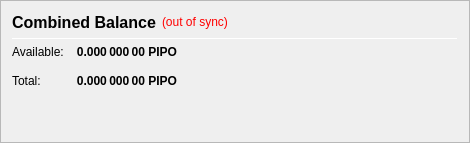
                   <widget class="QFrame" name="frame_CombinedBalances">
                    <property name="minimumSize">
                     <size>
                      <width>470</width>
                      <height>0</height>
                     </size>
                    </property>
                    <property name="frameShape">
                     <enum>QFrame::StyledPanel</enum>
                    </property>
                    <property name="frameShadow">
                     <enum>QFrame::Raised</enum>
                    </property>
                    <layout class="QVBoxLayout" name="verticalLayout_5">
                     <item>
                      <layout class="QHBoxLayout" name="horizontalLayout_5" stretch="0,0,0">
                       <item>
                        <widget class="QLabel" name="label_5z">
                         <property name="minimumSize">
                          <size>
                           <width>0</width>
                           <height>20</height>
                          </size>
                         </property>
                         <property name="font">
                          <font>
                           <pointsize>12</pointsize>
                           <weight>75</weight>
                           <bold>true</bold>
                          </font>
                         </property>
                         <property name="toolTip">
                          <string>Combined Balance (including unconfirmed and immature coins)</string>
                         </property>
                         <property name="text">
                          <string>Combined Balance</string>
                         </property>
                        </widget>
                       </item>
                       <item>
                        <widget class="QLabel" name="labelWalletStatus">
                         <property name="cursor">
                          <cursorShape>WhatsThisCursor</cursorShape>
                         </property>
                         <property name="toolTip">
                          <string>The displayed information may be out of date. Your wallet automatically synchronizes with the PIPOCOIN network after a connection is established, but this process has not completed yet.</string>
                         </property>
                         <property name="styleSheet">
                          <string notr="true">QLabel { color: red; }</string>
                         </property>
                         <property name="text">
                          <string notr="true">(out of sync)</string>
                         </property>
                         <property name="alignment">
                          <set>Qt::AlignLeading|Qt::AlignLeft|Qt::AlignVCenter</set>
                         </property>
                        </widget>
                       </item>
                       <item>
                        <spacer name="horizontalSpacer_1">
                         <property name="orientation">
                          <enum>Qt::Horizontal</enum>
                         </property>
                         <property name="sizeHint" stdset="0">
                          <size>
                           <width>40</width>
                           <height>20</height>
                          </size>
                         </property>
                        </spacer>
                       </item>
                      </layout>
                     </item>
                     <item>
                      <widget class="Line" name="line_CombinedBalance">
                       <property name="minimumSize">
                        <size>
                         <width>0</width>
                         <height>1</height>
                        </size>
                       </property>
                       <property name="maximumSize">
                        <size>
                         <width>16777215</width>
                         <height>1</height>
                        </size>
                       </property>
                       <property name="orientation">
                        <enum>Qt::Horizontal</enum>
                       </property>
                      </widget>
                     </item>
                     <item>
                      <layout class="QGridLayout" name="gridLayout_3">
                       <property name="spacing">
                        <number>12</number>
                       </property>
                       <item row="1" column="0">
                        <widget class="QLabel" name="labelBalanceTextz">
                         <property name="text">
                          <string>Available:</string>
                         </property>
                        </widget>
                       </item>
                       <item row="1" column="1">
                        <widget class="QLabel" name="labelBalancez">
                         <property name="font">
                          <font>
                           <weight>75</weight>
                           <bold>true</bold>
                          </font>
                         </property>
                         <property name="cursor">
                          <cursorShape>IBeamCursor</cursorShape>
                         </property>
                         <property name="toolTip">
                          <string>Your current spendable balance</string>
                         </property>
                         <property name="text">
                          <string notr="true">0.000 000 00 PIPO</string>
                         </property>
                         <property name="alignment">
                          <set>Qt::AlignRight|Qt::AlignTrailing|Qt::AlignVCenter</set>
                         </property>
                         <property name="textInteractionFlags">
                          <set>Qt::LinksAccessibleByMouse|Qt::TextSelectableByKeyboard|Qt::TextSelectableByMouse</set>
                         </property>
                        </widget>
                       </item>
                       <item row="2" column="0">
                        <widget class="QLabel" name="labelTotalTextz">
                         <property name="text">
                          <string>Total:</string>
                         </property>
                        </widget>
                       </item>
                       <item row="2" column="1">
                        <widget class="QLabel" name="labelTotalz">
                         <property name="font">
                          <font>
                           <weight>75</weight>
                           <bold>true</bold>
                          </font>
                         </property>
                         <property name="cursor">
                          <cursorShape>IBeamCursor</cursorShape>
                         </property>
                         <property name="toolTip">
                          <string>Total Balance, including all unavailable coins.</string>
                         </property>
                         <property name="text">
                          <string notr="true">0.000 000 00 PIPO</string>
                         </property>
                         <property name="alignment">
                          <set>Qt::AlignRight|Qt::AlignTrailing|Qt::AlignVCenter</set>
                         </property>
                         <property name="textInteractionFlags">
                          <set>Qt::LinksAccessibleByMouse|Qt::TextSelectableByKeyboard|Qt::TextSelectableByMouse</set>
                         </property>
                        </widget>
                       </item>
                       <item row="2" column="3">
                        <spacer name="horizontalSpacer_2">
                         <property name="orientation">
                          <enum>Qt::Horizontal</enum>
                         </property>
                         <property name="sizeHint" stdset="0">
                          <size>
                           <width>40</width>
                           <height>20</height>
                          </size>
                         </property>
                        </spacer>
                       </item>
                      </layout>
                     </item>
                     <item>
                      <spacer name="verticalSpacer_1">
                       <property name="orientation">
                        <enum>Qt::Vertical</enum>
                       </property>
                       <property name="sizeHint" stdset="0">
                        <size>
                         <width>20</width>
                         <height>40</height>
                        </size>
                       </property>
                      </spacer>
                     </item>
                    </layout>
                   </widget>
